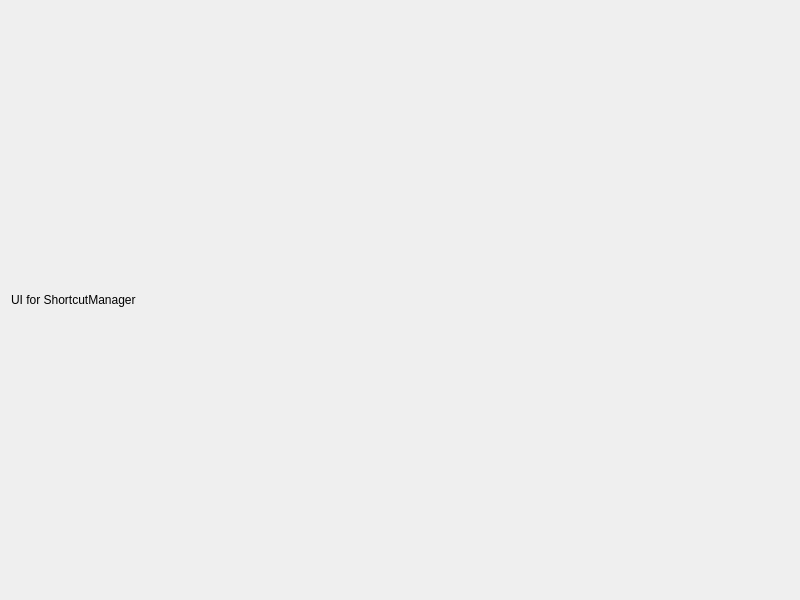
<?xml version="1.0" encoding="UTF-8"?>
<ui version="4.0">
 <class>ShortcutManager</class>
 <widget class="QDialog" name="shortcutManager">
  <property name="geometry">
   <rect>
    <x>0</x>
    <y>0</y>
    <width>800</width>
    <height>600</height>
   </rect>
  </property>
  <property name="windowTitle">
   <string>Shortcut Manager</string>
  </property>
  <layout class="QVBoxLayout" name="verticalLayout">
   <item>
    <widget class="QLabel" name="label">
     <property name="text">
      <string>UI for ShortcutManager</string>
     </property>
    </widget>
   </item>
  </layout>
 </widget>
 <resources/>
 <connections/>
</ui>
